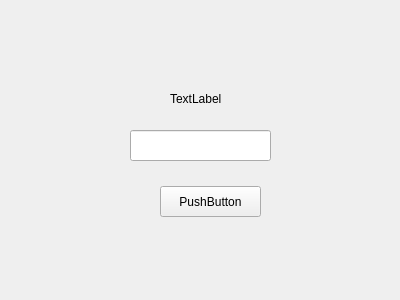
<?xml version="1.0" encoding="UTF-8"?>
<ui version="4.0">
 <class>Form</class>
 <widget class="QWidget" name="Form">
  <property name="geometry">
   <rect>
    <x>0</x>
    <y>0</y>
    <width>400</width>
    <height>300</height>
   </rect>
  </property>
  <property name="windowTitle">
   <string>Form</string>
  </property>
  <widget class="QPushButton" name="pushButton">
   <property name="geometry">
    <rect>
     <x>160</x>
     <y>186</y>
     <width>101</width>
     <height>31</height>
    </rect>
   </property>
   <property name="text">
    <string>PushButton</string>
   </property>
  </widget>
  <widget class="QLineEdit" name="lineEdit">
   <property name="geometry">
    <rect>
     <x>130</x>
     <y>130</y>
     <width>141</width>
     <height>31</height>
    </rect>
   </property>
  </widget>
  <widget class="QLabel" name="label">
   <property name="geometry">
    <rect>
     <x>170</x>
     <y>89</y>
     <width>81</width>
     <height>20</height>
    </rect>
   </property>
   <property name="text">
    <string>TextLabel</string>
   </property>
  </widget>
 </widget>
 <resources/>
 <connections/>
</ui>
